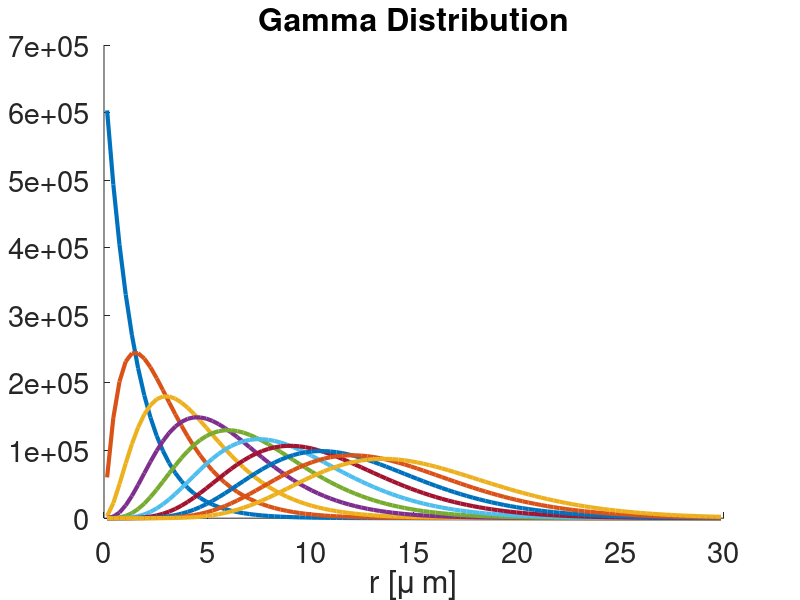

Reproduce this figure in MATLAB.
% Objective: Test if expected value of a numeric function g(r) where r is 
% drawn from a Gamma distribution with shape parameter k and scale v can be
% uniquley attributed to the parametrs k and v; can we estimated paramers k
% and v from E(g(r))?!
%
clc; clear all; close all;

nBins = 100;
r = linspace(0, 30, nBins+1)*1e-6; % radii in meter
radii = (r(1:nBins) + r(2:nBins+1))*0.5;

% compute avarage using gamma distribution
nu = 1.5e-6;
figure;
hold on;
for i = 1:10
    kappa = i;
    f = pdf('gamma', radii, kappa, nu);
    plot(radii*1e6, f, 'linewidth', 3);
end

xlabel('r [\mu m]');
title('Gamma Distribution');
set(gca, 'fontsize', 21);
